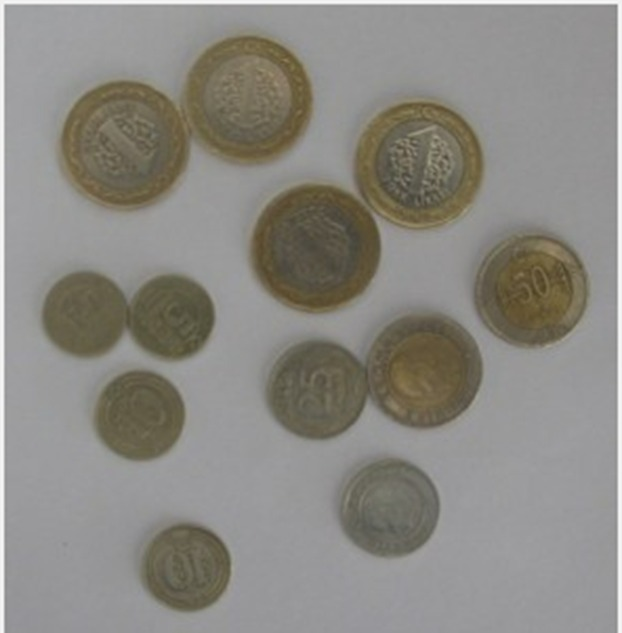
#> input picture Fotograftan_para_sayma/paralar.jpg, 622 x 633 px
$ python parasayma.py
#> lines starting #> are read from the running program, lines starting #| are printed output that depends on the picture; after the words box and inside, x2 and y2 are one past the last pixel; in counts of white or black regions, pixels touching at a corner belong together
# -*- coding: utf-8 -*- semihdursun
import cv2
import numpy as np
resim=cv2.imread("paralar.jpg")
#> resim is the input picture: shape (633, 622, 3); mean B, G, R 130.8, 137, 139.2

imgGRAY = cv2.cvtColor(resim,cv2.COLOR_BGR2GRAY)
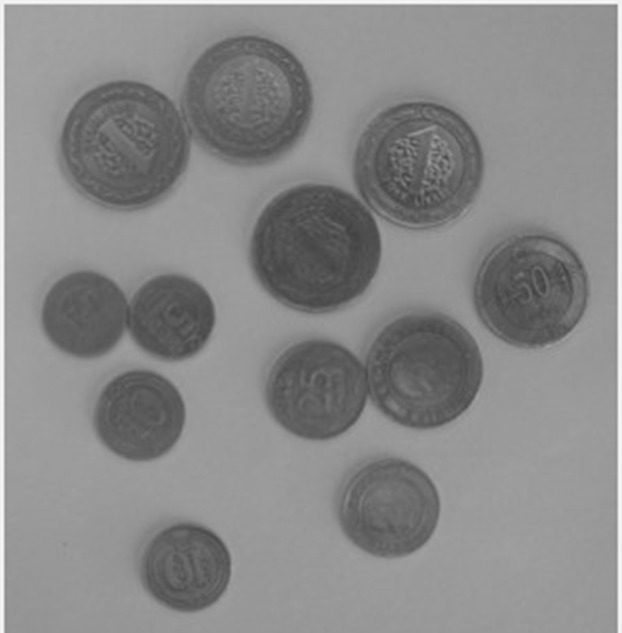
#> imgGRAY: shape (633, 622); min 64, max 247, mean 136.9
imgBlurred = cv2.blur(imgGRAY,(7,7))


cv2.imshow("paralar gri ",imgGRAY)


kernel = np.ones((7,7), dtype=np.uint8)
imgCanny = cv2.Canny(imgBlurred,50,60)
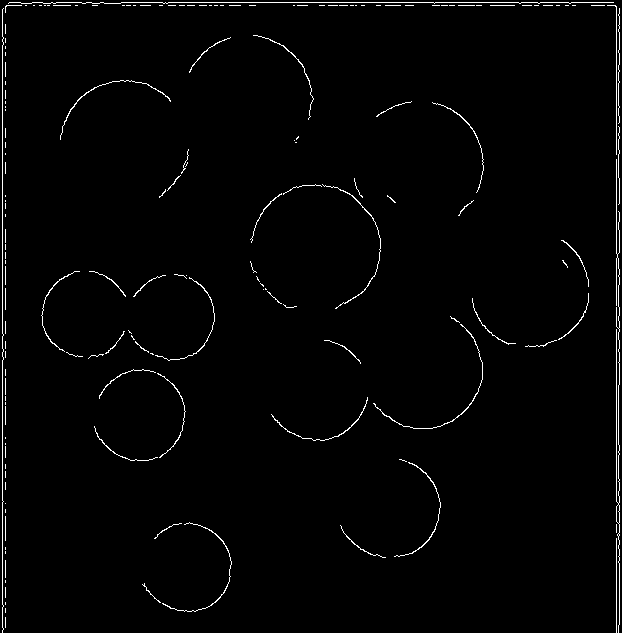
#> imgCanny: shape (633, 622); 1.6% white in thin lines or dots
cv2.imshow("canny hali",imgCanny)
_,thresh = cv2.threshold(imgBlurred,75,255,cv2.THRESH_BINARY)
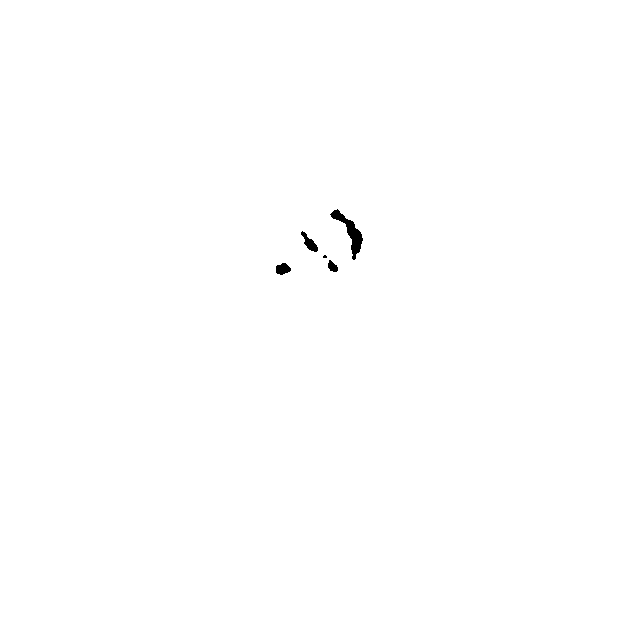
#> thresh: shape (633, 622); 99.8% white; 5 black regions (1 under 20 px), largest, box (x1, y1, x2, y2) and area: (330, 209, 363, 260) 481, (301, 231, 318, 252) 151, (276, 263, 291, 275) 130, (328, 260, 338, 272) 79

opening = cv2.morphologyEx(imgBlurred,cv2.MORPH_OPEN,kernel,iterations=2)
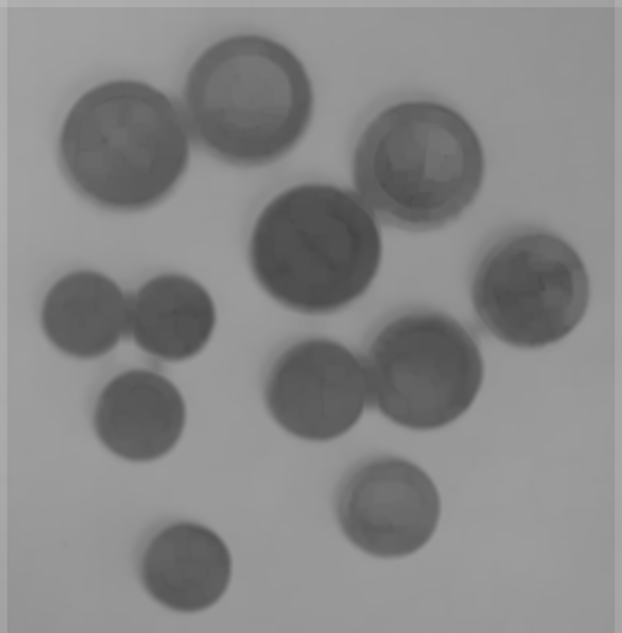
#> opening: shape (633, 622); min 69, max 184, mean 134.8


circles = cv2.HoughCircles(opening, cv2.HOUGH_GRADIENT, 1, 20,
                           minRadius=30, maxRadius=150,param1=60, param2=30)
#> circles = [[529.5, 288.5, 58.7], [315.5, 247.5, 63.7], [186.5, 567.5, 43.6], [123.5, 143.5, 63.7], [423.5, 370.5, 57.7], [84.5, 314.5, 43.1], [138.5, 414.5, 45.1], [170.5, 316.5, 42.9], [316.5, 389.5, 50.2], [246.5, 101.5, 66.1], [420.5, 162.5, 62], [389.5, 508.5, 49.6]]

circles = np.uint16(np.around(circles))
#> circles = [[530, 288, 59], [316, 248, 64], [186, 568, 44], [124, 144, 64], [424, 370, 58], [84, 314, 43], [138, 414, 45], [170, 316, 43], [316, 390, 50], [246, 102, 66], [420, 162, 62], [390, 508, 50]]
for circle in circles:
    for x,y,r in circle:

        cv2.circle(resim, (x,y), r, [0,0,255], 2)
        cv2.circle(resim, (x,y), 2, [0,0,0], 2)
#> this loop made 1 pass
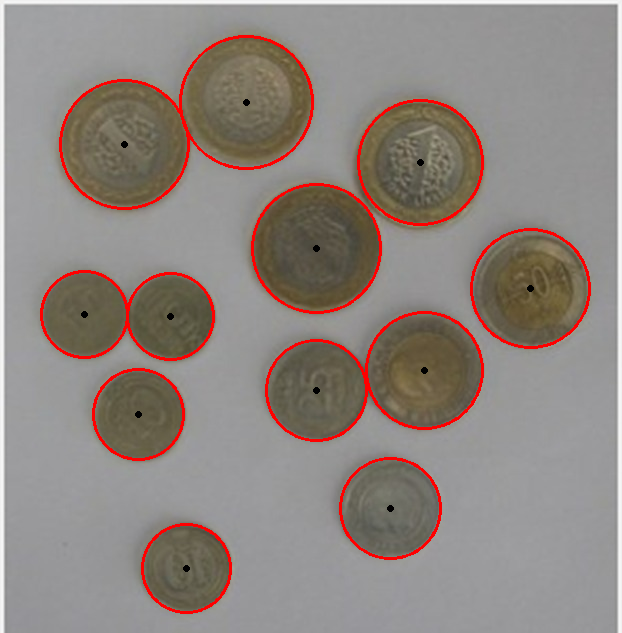
#> resim: shape (633, 622, 3); 3.14% of pixels changed, all inside (x1, y1, x2, y2) = (40, 35, 591, 614)


# birlikler 60tan sonra 150 arası, 50 krş 55 ile 60 arası, 25 krş da 50 ile 55 arsı ,10 krş da 45 ile 48 arası


birlik=cv2.HoughCircles(opening, cv2.HOUGH_GRADIENT, 1, 20,
                           minRadius=60, maxRadius=150,param1=60, param2=30)
#> birlik = [[315.5, 247.5, 63.7], [123.5, 143.5, 63.7], [246.5, 101.5, 66.1], [420.5, 162.5, 62]]

birlik = np.uint16(np.around(birlik))
#> birlik = [[316, 248, 64], [124, 144, 64], [246, 102, 66], [420, 162, 62]]


ellilik=cv2.HoughCircles(opening, cv2.HOUGH_GRADIENT, 1, 20,
                           minRadius=55, maxRadius=60,param1=60, param2=30)
#> ellilik = [[529.5, 288.5, 58.3], [421.5, 368.5, 59.4]]

ellilik = np.uint16(np.around(ellilik))
#> ellilik = [[530, 288, 58], [422, 368, 59]]


yirmibes=cv2.HoughCircles(opening, cv2.HOUGH_GRADIENT, 1, 20,
                           minRadius=50, maxRadius=55,param1=60, param2=30)
#> yirmibes = [[316.5, 389.5, 50.3], [388.5, 507.5, 50.3]]

yirmibes = np.uint16(np.around(yirmibes))
#> yirmibes = [[316, 390, 50], [388, 508, 50]]


onluk=cv2.HoughCircles(opening, cv2.HOUGH_GRADIENT, 1, 20,
                           minRadius=45, maxRadius=48,param1=60, param2=30)
#> onluk = [[140.5, 415.5, 45.3], [184.5, 568.5, 45.7]]

onluk = np.uint16(np.around(onluk))
#> onluk = [[140, 416, 45], [184, 568, 46]]


bes=cv2.HoughCircles(opening, cv2.HOUGH_GRADIENT, 1, 20,
                           minRadius=30, maxRadius=42,param1=60, param2=30)
#> bes = [[173.5, 317.5, 41.4], [187.5, 569.5, 41.4]]

bes = np.uint16(np.around(bes))
#> bes = [[174, 318, 41], [188, 570, 41]]


a=len(birlik[0])*1
#> a = 4
b=len(ellilik[0])*0.5
#> b = 1
c=len(yirmibes[0])*0.25
#> c = 0.5
d=len(onluk[0])*0.1
#> d = 0.2
e=len(bes[0])*0.05
#> e = 0.1
toplam=a+b+c+d +e
#> toplam = 5.8
print("resimde gözüken bozuk paaların toplamı {} TL'dir ".format(toplam) )
#| resimde gözüken bozuk paaların toplamı 5.8 TL'dir


x="Toplam="+str(toplam)
#> x = 'Toplam=5.8'
cv2.putText(resim,x,(400,590),cv2.FONT_HERSHEY_SCRIPT_COMPLEX ,1,[0,0,0])
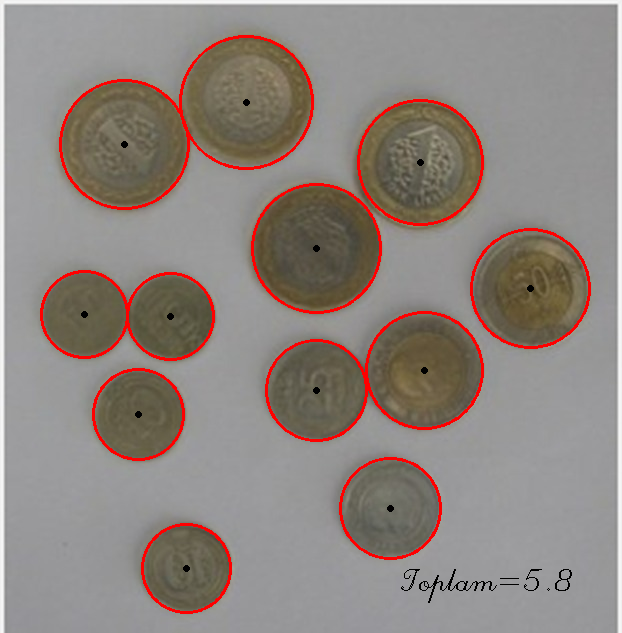
#> resim: shape (633, 622, 3); 0.16% of pixels changed, all inside (x1, y1, x2, y2) = (401, 569, 572, 603)


cv2.imshow("resim",resim )

if cv2.waitKey(0)==27 & 0xFF == ord("q"): # veya'dan sonra yazdığım şey ise q ya basılır ise de çıkış yap demek için

#> (key q is pressed here)
    cv2.destroyAllWindows()


cv2.destroyAllWindows()
